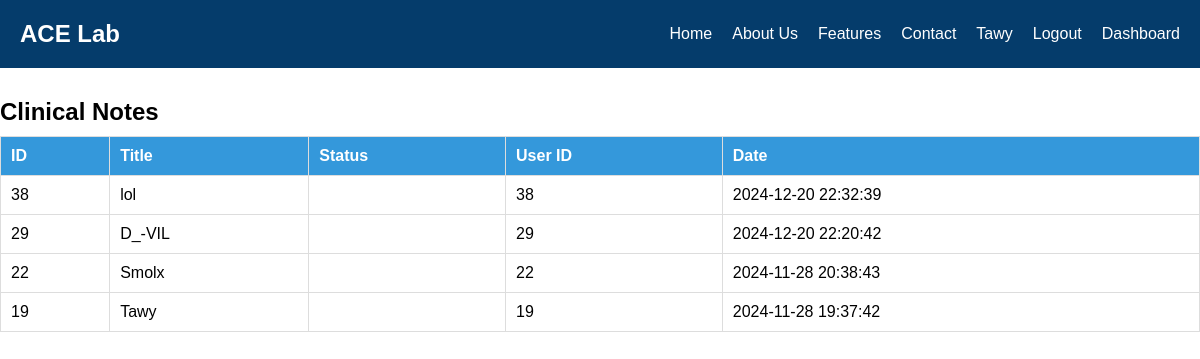
The page /notes.php (signed in) on the database its author committed.
### tables this page shows
CREATE TABLE `users` (
  `id` int(11) NOT NULL,
  `username` varchar(255) NOT NULL,
  `email` varchar(255) NOT NULL,
  `pass` varchar(255) NOT NULL,
  `created_at` timestamp NOT NULL DEFAULT current_timestamp() ON UPDATE current_timestamp(),
  `description` text NOT NULL,
  `role` varchar(255) NOT NULL
);

### config/connect_DB.php (called while the page is built, shortened)
<?php
if (!class_exists('Database')) {
class Database {
    private static $instance = null;
    private $conn;
    private function __construct() {
        $host = 'localhost';
        $user = 'hoho';
        $password = '1234';
        $dbname = 'project';
        $this->conn = new mysqli($host, $user, $password, $dbname);
    }
    public static function getInstance() {
        if (self::$instance === null) {
            self::$instance = new self();
        }
        return self::$instance;
    }
    public function getConnection() {
        return $this->conn;
    }
}
}
?>

### notes.php (the view, shortened to what this page needs)
<?php
include('config/connect_DB.php');
class UserManager {
    private $conn;
    public function __construct()
    {
        $this->conn = Database::getInstance()->getConnection();
    }
    public function fetchUsersOrderedByCreatedAt()
    {
        $sql = 'SELECT username, id, created_at, description FROM users ORDER BY created_at DESC';
        $result = mysqli_query($this->conn, $sql);
        $users = mysqli_fetch_all($result, MYSQLI_ASSOC);
        return $users;
    }
}
$userManager = new UserManager();
$userData = $userManager->fetchUsersOrderedByCreatedAt();
?>
<!DOCTYPE html>
<html lang="en">
<head>
    <link rel="stylesheet" href="styles/Admin_Dash.css">
    <link rel="stylesheet" href="https://cdnjs.cloudflare.com/ajax/libs/font-awesome/6.0.0/css/all.min.css">
</head>
<body>
<?php include('templates/header.php'); ?>
    <div class="notes-section">
        <h2>Clinical Notes</h2>
        <table class="notes-table">
            <thead>
                <tr>
                    <th>ID</th>
                    <th>Title</th>
                    <th>Status</th>
                    <th>User ID</th>
                    <th>Date</th>
                </tr>
            </thead>
            <tbody>
            <?php foreach ($userData as $user): ?>
                <tr>
                    <td><?php echo htmlspecialchars($user['id']); ?></td>
                    <td><?php echo htmlspecialchars($user['username']); ?></td>
                    <td><?php echo htmlspecialchars($user['description']); ?></td>
                    <td><?php echo htmlspecialchars($user['id']); ?></td>
                    <td><?php echo htmlspecialchars($user['created_at']); ?></td>
                </tr>
            <?php endforeach; ?>
            </tbody>
        </table>
    </div>
</body>
</html>

### styles/Admin_Dash.css (style rules this page uses)
* { margin: 0; padding: 0; box-sizing: border-box; font-family: Arial, sans-serif; }
.notes-section { margin-top: 30px; }
.notes-table { width: 100%; border-collapse: collapse; margin-top: 10px; }
.notes-table th, .notes-table td { border: 1px solid #ddd; padding: 10px; text-align: left; }
.notes-table th { background-color: #3498DB; color: white; }

### rows shown on the page
users: id "38", username "lol", created_at "2024-12-20 22:32:39"
users: id "29", username "D_-VIL", created_at "2024-12-20 22:20:42"
users: id "22", username "Smolx", created_at "2024-11-28 20:38:43"
users: id "19", username "Tawy", created_at "2024-11-28 19:37:42"

### other values the page prints
$_SESSION['username'] "Tawy"
